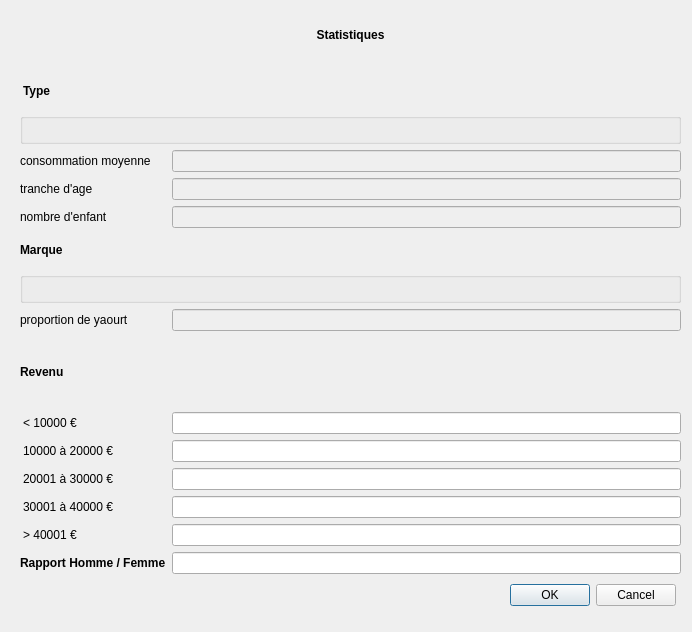
<?xml version="1.0" encoding="UTF-8"?>
<ui version="4.0">
 <class>Statistique</class>
 <widget class="QWidget" name="Statistique">
  <property name="geometry">
   <rect>
    <x>0</x>
    <y>0</y>
    <width>692</width>
    <height>632</height>
   </rect>
  </property>
  <property name="windowTitle">
   <string>Form</string>
  </property>
  <widget class="QDialogButtonBox" name="buttonBox">
   <property name="geometry">
    <rect>
     <x>500</x>
     <y>580</y>
     <width>176</width>
     <height>31</height>
    </rect>
   </property>
   <property name="standardButtons">
    <set>QDialogButtonBox::Cancel|QDialogButtonBox::Ok</set>
   </property>
  </widget>
  <widget class="QWidget" name="gridLayoutWidget_2">
   <property name="geometry">
    <rect>
     <x>20</x>
     <y>0</y>
     <width>661</width>
     <height>574</height>
    </rect>
   </property>
   <layout class="QGridLayout" name="grid">
    <item row="15" column="0">
     <widget class="QLabel" name="lab_rev5">
      <property name="text">
       <string>&gt; 40001 €</string>
      </property>
      <property name="indent">
       <number>3</number>
      </property>
     </widget>
    </item>
    <item row="13" column="1">
     <widget class="QLineEdit" name="line_rev3"/>
    </item>
    <item row="15" column="1">
     <widget class="QLineEdit" name="line_rev5"/>
    </item>
    <item row="10" column="1">
     <widget class="QLineEdit" name="line_rev1"/>
    </item>
    <item row="14" column="1">
     <widget class="QLineEdit" name="line_rev4"/>
    </item>
    <item row="7" column="1">
     <widget class="QLineEdit" name="conso_marque">
      <property name="enabled">
       <bool>false</bool>
      </property>
     </widget>
    </item>
    <item row="9" column="0">
     <widget class="QLabel" name="label">
      <property name="font">
       <font>
        <weight>75</weight>
        <bold>true</bold>
       </font>
      </property>
      <property name="text">
       <string>Revenu</string>
      </property>
     </widget>
    </item>
    <item row="10" column="0">
     <widget class="QLabel" name="lab_rev1">
      <property name="text">
       <string>&lt; 10000 €</string>
      </property>
      <property name="indent">
       <number>3</number>
      </property>
     </widget>
    </item>
    <item row="11" column="1">
     <widget class="QLineEdit" name="line_rev2"/>
    </item>
    <item row="5" column="0">
     <widget class="QLabel" name="label_enfant">
      <property name="text">
       <string>nombre d'enfant</string>
      </property>
     </widget>
    </item>
    <item row="0" column="0" colspan="2">
     <widget class="QLabel" name="label_stat">
      <property name="font">
       <font>
        <weight>75</weight>
        <bold>true</bold>
       </font>
      </property>
      <property name="text">
       <string>Statistiques</string>
      </property>
      <property name="alignment">
       <set>Qt::AlignCenter</set>
      </property>
     </widget>
    </item>
    <item row="6" column="0" colspan="2">
     <layout class="QGridLayout" name="grid_marque">
      <property name="sizeConstraint">
       <enum>QLayout::SetDefaultConstraint</enum>
      </property>
      <item row="1" column="0">
       <widget class="QGroupBox" name="groupe_marque">
        <property name="title">
         <string/>
        </property>
       </widget>
      </item>
      <item row="0" column="0">
       <widget class="QLabel" name="label_3">
        <property name="font">
         <font>
          <weight>75</weight>
          <bold>true</bold>
         </font>
        </property>
        <property name="text">
         <string>Marque</string>
        </property>
       </widget>
      </item>
     </layout>
    </item>
    <item row="7" column="0">
     <widget class="QLabel" name="label_prop">
      <property name="text">
       <string>proportion de yaourt</string>
      </property>
     </widget>
    </item>
    <item row="13" column="0">
     <widget class="QLabel" name="lab_rev3">
      <property name="text">
       <string>20001 à 30000 €</string>
      </property>
      <property name="indent">
       <number>3</number>
      </property>
     </widget>
    </item>
    <item row="11" column="0">
     <widget class="QLabel" name="lab_rev2">
      <property name="text">
       <string>10000 à 20000 €</string>
      </property>
      <property name="indent">
       <number>3</number>
      </property>
     </widget>
    </item>
    <item row="5" column="1">
     <widget class="QLineEdit" name="nb_enfant">
      <property name="enabled">
       <bool>false</bool>
      </property>
     </widget>
    </item>
    <item row="2" column="1">
     <widget class="QLineEdit" name="conso_type">
      <property name="enabled">
       <bool>false</bool>
      </property>
     </widget>
    </item>
    <item row="3" column="1">
     <widget class="QLineEdit" name="tranch_age">
      <property name="enabled">
       <bool>false</bool>
      </property>
     </widget>
    </item>
    <item row="14" column="0">
     <widget class="QLabel" name="lab_rev4">
      <property name="text">
       <string>30001 à 40000 €</string>
      </property>
      <property name="indent">
       <number>3</number>
      </property>
     </widget>
    </item>
    <item row="2" column="0">
     <widget class="QLabel" name="label_conso">
      <property name="text">
       <string>consommation moyenne</string>
      </property>
     </widget>
    </item>
    <item row="3" column="0">
     <widget class="QLabel" name="label_tranche">
      <property name="text">
       <string>tranche d'age</string>
      </property>
     </widget>
    </item>
    <item row="1" column="0" colspan="2">
     <layout class="QGridLayout" name="grid_type">
      <item row="1" column="0">
       <widget class="QGroupBox" name="groupe_type">
        <property name="title">
         <string/>
        </property>
       </widget>
      </item>
      <item row="0" column="0">
       <widget class="QLabel" name="label_2">
        <property name="font">
         <font>
          <weight>75</weight>
          <bold>true</bold>
         </font>
        </property>
        <property name="text">
         <string>Type</string>
        </property>
        <property name="indent">
         <number>3</number>
        </property>
       </widget>
      </item>
     </layout>
    </item>
    <item row="16" column="0">
     <widget class="QLabel" name="label_4">
      <property name="font">
       <font>
        <weight>75</weight>
        <bold>true</bold>
       </font>
      </property>
      <property name="text">
       <string>Rapport Homme / Femme</string>
      </property>
     </widget>
    </item>
    <item row="16" column="1">
     <widget class="QLineEdit" name="lineEdit"/>
    </item>
   </layout>
  </widget>
  <zorder>buttonBox</zorder>
  <zorder>gridLayoutWidget_2</zorder>
  <zorder>line_rev2</zorder>
 </widget>
 <resources/>
 <connections/>
</ui>
